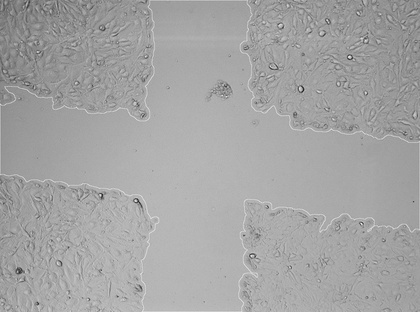
%> input picture Segout_001_.jpg, 420 x 312 px, shrunk from 1384 x 1028 before the run; its folder holds only this picture in this run
$ octave HTM_Wound_Healing_tool_no_GUI.m   (GNU Octave 9; MATLAB toolbox functions it lacks are replaced by stand-ins)
%> lines starting %> are read from the running program, lines starting %| are printed output that depends on the picture
### hybridfilter.m
function filtered = hybridfilter(original,winsize)
%Gradient hybrid filtering is summarize gradient in sliding window to perform
%image degradation without loss of essential information about object
%The filtering procedure is similar to Kuwahara filter architectire, but
%does not produce "oil paint" effect on images
%
% This function is optimised using vectorialisation, convolution and the
% A nested-for loop approach is still used in the final part as it is more
% readable, a commented-out, fully vectorialised version is provided as
% well.
% The optimization part was used based on Faster Kuwahara Filter featured
% by Luca Balbi
% https://www.mathworks.com/matlabcentral/fileexchange/15027-faster-kuwahara-filter
%
% Inputs:
% original      -->    image to be filtered
% windowSize    -->    size of the filter kernel: legal values are
%                      3, 5, 9, 13, ... = (2*k+1)
% Filter description:
%
%% Incorrect input handling (uncomment to switch it on)
% error(nargchk(2, 3, nargin, 'struct'));

% non-double data will be cast
if ~isa(original, 'double')
    original = double(original);
end % if
% wrong-sized kernel is an error
if mod(winsize,4)~=1
    error([mfilename ':IncorrectWindowSize'],'Incorrect window size: %d',winsize)
end

%% Build the subwindows
HorDirect = [zeros((winsize-1)/2,(winsize)); ones(1,(winsize)); zeros((winsize-1)/2,(winsize))];
DiagUD=diag(ones(1,winsize));

% tmpavgker is a 'north-west' subwindow (marked as 'a' above)
% we build a vector of convolution kernels for computing average and
% variance
avgker(:,:,1) = HorDirect;          % North-west (a)
avgker(:,:,2) = rot90(HorDirect);   % North-east (b)
avgker(:,:,3) = DiagUD;             % South-east (c)
avgker(:,:,4) = rot90(DiagUD);      % South-west (d)

% this is the (pixel-by-pixel) square of the original image
% squaredImg = original.^2;

% preallocationg these arrays makes it about 15% faster
avgs = zeros([size(original) 4]);
stddevs = zeros([size(original) 4]);

%% Calculation of averages and variances on subwindows
for k=1:4
    avgs(:,:,k) = conv2(original,avgker(:,:,k),'same'); % mean on subwindow
end % for
%% Choice of the index with minimum variance
[minima,indices] = min(avgs,[],3); %smallest elements in array after kernels

%% Building of the filtered image (with nested for loops)
filtered = zeros(size(original));
for k=1:size(original,1)
    for n=1:size(original,2)
        filtered(k,n) = avgs(k,n,indices(k,n)); %rendered image of after 4 kernels applied
    end % for
end % for
end % function

### HTM_Wound_Healing_tool_no_GUI.m
clear all;
close all;
echo off
clc;    % Clear the command window.
workspace;  % Make sure the workspace panel is showing.
format longg;
format compact;
%%WOUND HEALING ASSAY

% Release date August 22, 2018, updated May 19, 2019

%% Initiate script and set the path to folder with experiment (a image sequence)
% or several subfolders with image seuence in each.
% Script will make a list of folders and finds and prints names of all
% PNG, JPG, and TIF images in that folder and all of its subfolders.

%% Ask user to set the path to folder for results
% The results will keep the hierarchy of the parenting folder
topLevelFolder = uigetdir;
%> the answer given: .
savePath=uigetdir('','Select path to save'); %choose the desired path folder
%> the answer given: .

%%
Infolder = dir(topLevelFolder);
if topLevelFolder == 0
	return;
end
% Get list of all subfolders.
allSubFolders = genpath(topLevelFolder);
% Parse into a cell array.
remain = allSubFolders;
listOfFolderNames = {};
while true
	[singleSubFolder, remain] = strtok(remain, ';');
	if isempty(singleSubFolder)
		break;
	end
	listOfFolderNames = [listOfFolderNames singleSubFolder];
end
numberOfFolders = length(listOfFolderNames)

% Process all image files in those folders.
for k = 1 : numberOfFolders
	% Get this folder and print it out.
	thisFolder = listOfFolderNames{k};
	fprintf('Processing folder %s\n', thisFolder);
		% Get PNG files.
	filePattern = sprintf('%s/*.png', thisFolder);
	baseFileNames = dir(filePattern);
	% Add on TIF files.
	filePattern = sprintf('%s/*.tif', thisFolder);
	baseFileNames = [baseFileNames; dir(filePattern)];
	% Add on JPG files.
	filePattern = sprintf('%s/*.jpg', thisFolder);
	baseFileNames = [baseFileNames; dir(filePattern)];
	numberOfImageFiles = 1: length(baseFileNames);
	% Now we have a list of all files in this folder.

for i = 1:length(numberOfImageFiles)
    if numberOfImageFiles >= 1
		% Go through all those image files.
	fullFileName = fullfile(thisFolder, baseFileNames(i).name);

OrigInput= imread(fullFileName);  %% figure; imshow(OrigInput); title('1. Orig');
%> OrigInput is the input picture: size 312x420 uint8; min 33, max 239, mean 164.2

%THE RGB2GRAY loop.  4 rows check image to be Gray. If they are RGB it converts image to Gray
 [rows, columns, numberOfColorChannels] = size(OrigInput);
%> rows = 312; columns = 420; numberOfColorChannels = 1
   if numberOfColorChannels > 1;%check images if they are RGB and converts it to Gray
    OrigInput=rgb2gray(OrigInput);
   end
%END OF THE RGB2GRAY loop

%%BEGINING OF MAIN LOOPS
InputImage=mat2gray(OrigInput);
PoweredInput=InputImage.^2; %% figure; imshow(PoweredInput); title('orig power')
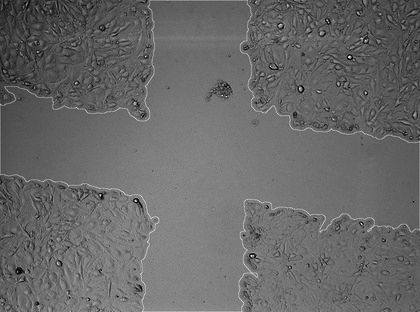
%> PoweredInput: size 312x420 double; min 0, max 1, mean 0.411

%%Noise and shading correction by difference os Gaussian. Sigma of
%%gaussian2 is fixed while gaussian1 extracted from image size
gaussian1 = fspecial('Gaussian', 3, 2);
gaussian2 = fspecial('Gaussian', 1, 1);
dog = gaussian1 - gaussian2;
dogFI = conv2(double(PoweredInput), dog, 'same');
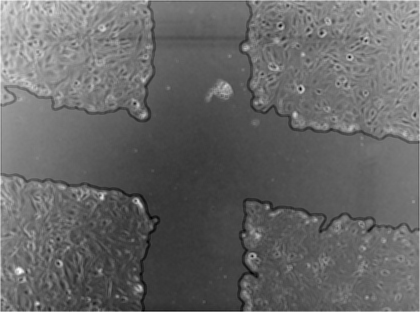
%> dogFI: size 312x420 double; min -5.26, max -0.331, mean -3.27; drawn with min black and max white
%%Normalization d
DoGimage=mat2gray(dogFI); %% figure; imshow(DoGimage);title('DoG');

%%Instead of Kuwahar there is local grad filter with tunable kernel is
%%applied

HybridFilteredImage2 = hybridfilter(mat2gray(DoGimage),5);%free to play with values size of the gradfilter filter window: legal values are
%> after the loop in hybridfilter, `for k=1:4`:
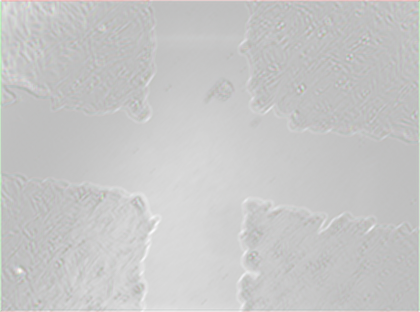
%> avgs: size 312x420x4 double; mean R, G, B, A 2, 2, 1.99, 1.99; transparent parts drawn white
%> in hybridfilter, `[minima,indices] = min(avgs,[],3);`:
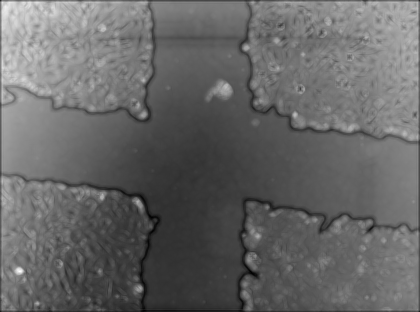
%> minima: size 312x420 double; min 0.278, max 4.38, mean 1.94; drawn with min black and max white
%> in hybridfilter, `[minima,indices] = min(avgs,[],3);`:
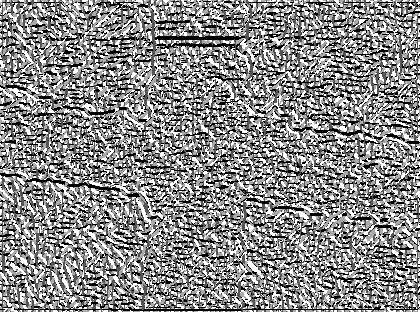
%> indices: size 312x420 double; min 1, max 4, mean 2.63; drawn with min black and max white
% %                      5, 9, 13, ... = (4*k+1)
%% Another row of image shadding correction. It is necessary to do it with any approach like std we made here.

HybridFilteredImage = mat2gray(HybridFilteredImage2); % figure; imagesc(HybridFilteredImage2); title ('6 Entropy');

seTH = strel('disk',13);
TopHat = imtophat(HybridFilteredImage,seTH); % figure; imagesc(TopHat); title ('6 TopHat');
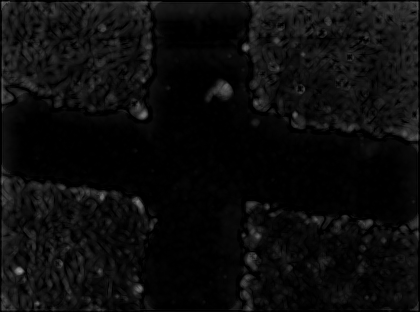
%> TopHat: size 312x420 double; min 0, max 0.617, mean 0.0493
TopHatImage=mat2gray(TopHat); % figure; imagesc(TopHat); title ('6 TopHat_norm');
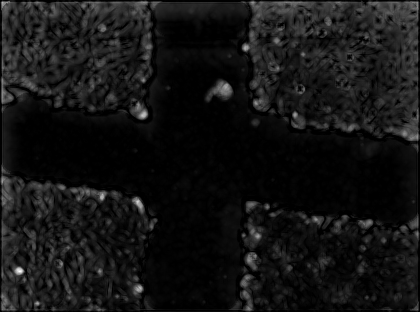
%> TopHatImage: size 312x420 double; min 0, max 1, mean 0.0799

%> (the run ends here)

$ run again, on Segout_002_.jpg
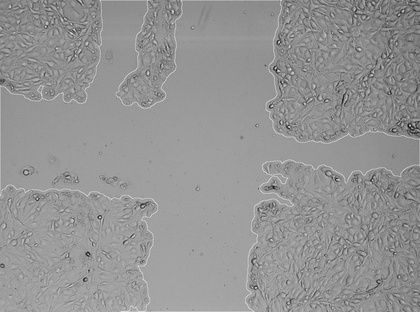
%> input picture Segout_002_.jpg, 420 x 312 px, shrunk from 1384 x 1028 before the run
%> OrigInput is the input picture: size 312x420 uint8; min 9, max 226, mean 148
%> after the loop in hybridfilter, `for k=1:4`:
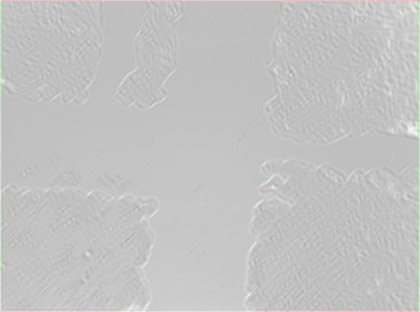
%> avgs: size 312x420x4 double; mean R, G, B, A 2.23, 2.23, 2.22, 2.22; transparent parts drawn white
%> `TopHatImage=mat2gray(TopHat); % figure; imagesc(TopHat); title ('6 Top..`:
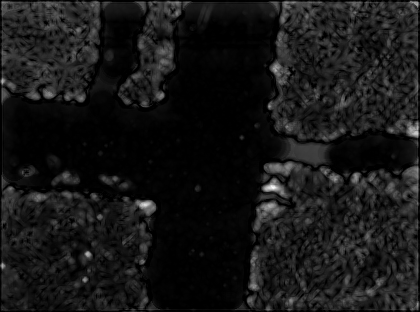
%> TopHatImage: size 312x420 double; min 0, max 1, mean 0.0911

$ run again, on Segout_003_.jpg
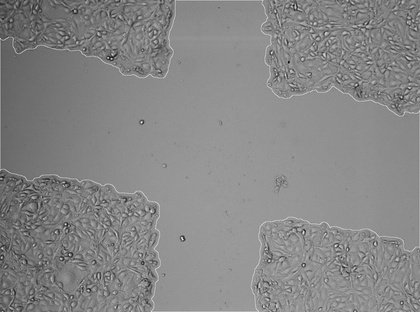
%> input picture Segout_003_.jpg, 420 x 312 px, shrunk from 1384 x 1028 before the run
%> OrigInput is the input picture: size 312x420 uint8; min 5, max 251, mean 134.4
%> after the loop in hybridfilter, `for k=1:4`:
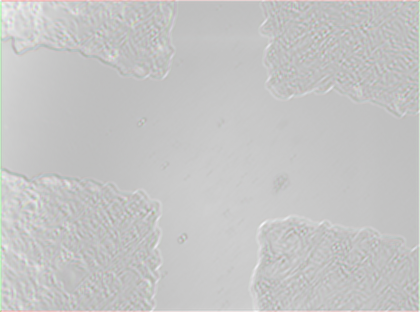
%> avgs: size 312x420x4 double; mean R, G, B, A 2.41, 2.41, 2.4, 2.4; transparent parts drawn white
%> `TopHatImage=mat2gray(TopHat); % figure; imagesc(TopHat); title ('6 Top..`:
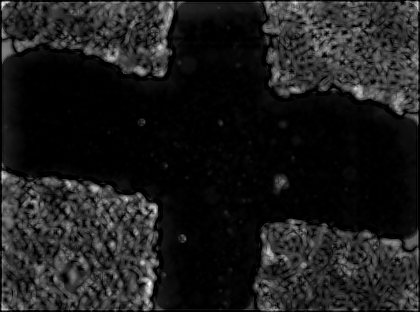
%> TopHatImage: size 312x420 double; min 0, max 1, mean 0.114
